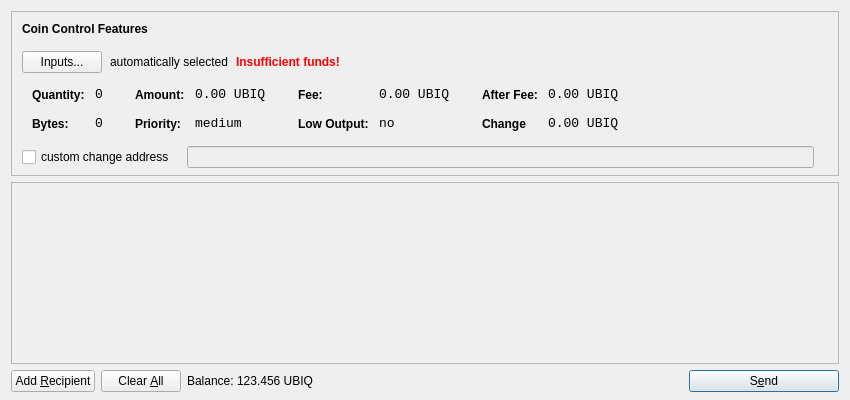
<?xml version="1.0" encoding="UTF-8"?>
<ui version="4.0">
 <class>SendCoinsDialog</class>
 <widget class="QDialog" name="SendCoinsDialog">
  <property name="geometry">
   <rect>
    <x>0</x>
    <y>0</y>
    <width>850</width>
    <height>400</height>
   </rect>
  </property>
  <property name="windowTitle">
   <string>Send Coins</string>
  </property>
  <layout class="QVBoxLayout" name="verticalLayout" stretch="0,1,0">
   <property name="bottomMargin">
    <number>8</number>
   </property>
   <item>
    <widget class="QFrame" name="frameCoinControl">
     <property name="sizePolicy">
      <sizepolicy hsizetype="Expanding" vsizetype="Expanding">
       <horstretch>0</horstretch>
       <verstretch>0</verstretch>
      </sizepolicy>
     </property>
     <property name="maximumSize">
      <size>
       <width>16777215</width>
       <height>16777215</height>
      </size>
     </property>
     <property name="frameShape">
      <enum>QFrame::StyledPanel</enum>
     </property>
     <property name="frameShadow">
      <enum>QFrame::Sunken</enum>
     </property>
     <layout class="QVBoxLayout" name="verticalLayoutCoinControl2">
      <property name="spacing">
       <number>-1</number>
      </property>
      <property name="leftMargin">
       <number>0</number>
      </property>
      <property name="topMargin">
       <number>0</number>
      </property>
      <property name="rightMargin">
       <number>0</number>
      </property>
      <property name="bottomMargin">
       <number>6</number>
      </property>
      <item>
       <layout class="QVBoxLayout" name="verticalLayoutCoinControl" stretch="0,0,0,0,1">
        <property name="spacing">
         <number>0</number>
        </property>
        <property name="leftMargin">
         <number>10</number>
        </property>
        <property name="topMargin">
         <number>10</number>
        </property>
        <item>
         <layout class="QHBoxLayout" name="horizontalLayoutCoinControl1">
          <property name="bottomMargin">
           <number>15</number>
          </property>
          <item>
           <widget class="QLabel" name="labelCoinControlFeatures">
            <property name="sizePolicy">
             <sizepolicy hsizetype="Preferred" vsizetype="Maximum">
              <horstretch>0</horstretch>
              <verstretch>0</verstretch>
             </sizepolicy>
            </property>
            <property name="font">
             <font>
              <weight>75</weight>
              <bold>true</bold>
             </font>
            </property>
            <property name="styleSheet">
             <string notr="true">font-weight:bold;</string>
            </property>
            <property name="text">
             <string>Coin Control Features</string>
            </property>
           </widget>
          </item>
         </layout>
        </item>
        <item>
         <layout class="QHBoxLayout" name="horizontalLayoutCoinControl2" stretch="0,0,0,0">
          <property name="spacing">
           <number>8</number>
          </property>
          <property name="bottomMargin">
           <number>10</number>
          </property>
          <item>
           <widget class="QPushButton" name="pushButtonCoinControl">
            <property name="styleSheet">
             <string notr="true"/>
            </property>
            <property name="text">
             <string>Inputs...</string>
            </property>
           </widget>
          </item>
          <item>
           <widget class="QLabel" name="labelCoinControlAutomaticallySelected">
            <property name="text">
             <string>automatically selected</string>
            </property>
            <property name="margin">
             <number>5</number>
            </property>
           </widget>
          </item>
          <item>
           <widget class="QLabel" name="labelCoinControlInsuffFunds">
            <property name="font">
             <font>
              <weight>75</weight>
              <bold>true</bold>
             </font>
            </property>
            <property name="styleSheet">
             <string notr="true">color:red;font-weight:bold;</string>
            </property>
            <property name="text">
             <string>Insufficient funds!</string>
            </property>
            <property name="margin">
             <number>5</number>
            </property>
           </widget>
          </item>
          <item>
           <spacer name="horizontalSpacerCoinControl">
            <property name="orientation">
             <enum>Qt::Horizontal</enum>
            </property>
            <property name="sizeHint" stdset="0">
             <size>
              <width>40</width>
              <height>1</height>
             </size>
            </property>
           </spacer>
          </item>
         </layout>
        </item>
        <item>
         <widget class="QWidget" name="widgetCoinControl" native="true">
          <property name="sizePolicy">
           <sizepolicy hsizetype="Preferred" vsizetype="Preferred">
            <horstretch>0</horstretch>
            <verstretch>0</verstretch>
           </sizepolicy>
          </property>
          <property name="minimumSize">
           <size>
            <width>0</width>
            <height>0</height>
           </size>
          </property>
          <property name="styleSheet">
           <string notr="true"/>
          </property>
          <layout class="QHBoxLayout" name="horizontalLayoutCoinControl5">
           <property name="margin">
            <number>0</number>
           </property>
           <item>
            <layout class="QHBoxLayout" name="horizontalLayoutCoinControl3" stretch="0,0,0,1">
             <property name="spacing">
              <number>20</number>
             </property>
             <property name="topMargin">
              <number>0</number>
             </property>
             <property name="bottomMargin">
              <number>10</number>
             </property>
             <item>
              <layout class="QFormLayout" name="formLayoutCoinControl1">
               <property name="horizontalSpacing">
                <number>10</number>
               </property>
               <property name="verticalSpacing">
                <number>14</number>
               </property>
               <property name="leftMargin">
                <number>10</number>
               </property>
               <property name="topMargin">
                <number>4</number>
               </property>
               <property name="rightMargin">
                <number>6</number>
               </property>
               <item row="0" column="0">
                <widget class="QLabel" name="labelCoinControlQuantityText">
                 <property name="styleSheet">
                  <string notr="true">font-weight:bold;</string>
                 </property>
                 <property name="text">
                  <string>Quantity:</string>
                 </property>
                 <property name="margin">
                  <number>0</number>
                 </property>
                </widget>
               </item>
               <item row="0" column="1">
                <widget class="QLabel" name="labelCoinControlQuantity">
                 <property name="font">
                  <font>
                   <family>Monospace</family>
                   <pointsize>10</pointsize>
                  </font>
                 </property>
                 <property name="cursor">
                  <cursorShape>IBeamCursor</cursorShape>
                 </property>
                 <property name="contextMenuPolicy">
                  <enum>Qt::ActionsContextMenu</enum>
                 </property>
                 <property name="text">
                  <string>0</string>
                 </property>
                 <property name="margin">
                  <number>0</number>
                 </property>
                 <property name="textInteractionFlags">
                  <set>Qt::LinksAccessibleByMouse|Qt::TextSelectableByKeyboard|Qt::TextSelectableByMouse</set>
                 </property>
                </widget>
               </item>
               <item row="1" column="0">
                <widget class="QLabel" name="labelCoinControlBytesText">
                 <property name="styleSheet">
                  <string notr="true">font-weight:bold;</string>
                 </property>
                 <property name="text">
                  <string>Bytes:</string>
                 </property>
                </widget>
               </item>
               <item row="1" column="1">
                <widget class="QLabel" name="labelCoinControlBytes">
                 <property name="font">
                  <font>
                   <family>Monospace</family>
                   <pointsize>10</pointsize>
                  </font>
                 </property>
                 <property name="cursor">
                  <cursorShape>IBeamCursor</cursorShape>
                 </property>
                 <property name="contextMenuPolicy">
                  <enum>Qt::ActionsContextMenu</enum>
                 </property>
                 <property name="text">
                  <string>0</string>
                 </property>
                 <property name="textInteractionFlags">
                  <set>Qt::LinksAccessibleByMouse|Qt::TextSelectableByKeyboard|Qt::TextSelectableByMouse</set>
                 </property>
                </widget>
               </item>
              </layout>
             </item>
             <item>
              <layout class="QFormLayout" name="formLayoutCoinControl2">
               <property name="horizontalSpacing">
                <number>10</number>
               </property>
               <property name="verticalSpacing">
                <number>14</number>
               </property>
               <property name="leftMargin">
                <number>6</number>
               </property>
               <property name="topMargin">
                <number>4</number>
               </property>
               <property name="rightMargin">
                <number>6</number>
               </property>
               <item row="0" column="0">
                <widget class="QLabel" name="labelCoinControlAmountText">
                 <property name="styleSheet">
                  <string notr="true">font-weight:bold;</string>
                 </property>
                 <property name="text">
                  <string>Amount:</string>
                 </property>
                 <property name="margin">
                  <number>0</number>
                 </property>
                </widget>
               </item>
               <item row="0" column="1">
                <widget class="QLabel" name="labelCoinControlAmount">
                 <property name="font">
                  <font>
                   <family>Monospace</family>
                   <pointsize>10</pointsize>
                  </font>
                 </property>
                 <property name="cursor">
                  <cursorShape>IBeamCursor</cursorShape>
                 </property>
                 <property name="contextMenuPolicy">
                  <enum>Qt::ActionsContextMenu</enum>
                 </property>
                 <property name="text">
                  <string notr="true">0.00 UBIQ</string>
                 </property>
                 <property name="textInteractionFlags">
                  <set>Qt::LinksAccessibleByMouse|Qt::TextSelectableByKeyboard|Qt::TextSelectableByMouse</set>
                 </property>
                </widget>
               </item>
               <item row="1" column="0">
                <widget class="QLabel" name="labelCoinControlPriorityText">
                 <property name="styleSheet">
                  <string notr="true">font-weight:bold;</string>
                 </property>
                 <property name="text">
                  <string>Priority:</string>
                 </property>
                </widget>
               </item>
               <item row="1" column="1">
                <widget class="QLabel" name="labelCoinControlPriority">
                 <property name="font">
                  <font>
                   <family>Monospace</family>
                   <pointsize>10</pointsize>
                  </font>
                 </property>
                 <property name="cursor">
                  <cursorShape>IBeamCursor</cursorShape>
                 </property>
                 <property name="contextMenuPolicy">
                  <enum>Qt::ActionsContextMenu</enum>
                 </property>
                 <property name="text">
                  <string>medium</string>
                 </property>
                 <property name="textInteractionFlags">
                  <set>Qt::LinksAccessibleByMouse|Qt::TextSelectableByKeyboard|Qt::TextSelectableByMouse</set>
                 </property>
                </widget>
               </item>
              </layout>
             </item>
             <item>
              <layout class="QFormLayout" name="formLayoutCoinControl3">
               <property name="horizontalSpacing">
                <number>10</number>
               </property>
               <property name="verticalSpacing">
                <number>14</number>
               </property>
               <property name="leftMargin">
                <number>6</number>
               </property>
               <property name="topMargin">
                <number>4</number>
               </property>
               <property name="rightMargin">
                <number>6</number>
               </property>
               <item row="0" column="0">
                <widget class="QLabel" name="labelCoinControlFeeText">
                 <property name="styleSheet">
                  <string notr="true">font-weight:bold;</string>
                 </property>
                 <property name="text">
                  <string>Fee:</string>
                 </property>
                 <property name="margin">
                  <number>0</number>
                 </property>
                </widget>
               </item>
               <item row="0" column="1">
                <widget class="QLabel" name="labelCoinControlFee">
                 <property name="font">
                  <font>
                   <family>Monospace</family>
                   <pointsize>10</pointsize>
                  </font>
                 </property>
                 <property name="cursor">
                  <cursorShape>IBeamCursor</cursorShape>
                 </property>
                 <property name="contextMenuPolicy">
                  <enum>Qt::ActionsContextMenu</enum>
                 </property>
                 <property name="text">
                  <string notr="true">0.00 UBIQ</string>
                 </property>
                 <property name="textInteractionFlags">
                  <set>Qt::LinksAccessibleByMouse|Qt::TextSelectableByKeyboard|Qt::TextSelectableByMouse</set>
                 </property>
                </widget>
               </item>
               <item row="1" column="0">
                <widget class="QLabel" name="labelCoinControlLowOutputText">
                 <property name="styleSheet">
                  <string notr="true">font-weight:bold;</string>
                 </property>
                 <property name="text">
                  <string>Low Output:</string>
                 </property>
                </widget>
               </item>
               <item row="1" column="1">
                <widget class="QLabel" name="labelCoinControlLowOutput">
                 <property name="font">
                  <font>
                   <family>Monospace</family>
                   <pointsize>10</pointsize>
                  </font>
                 </property>
                 <property name="cursor">
                  <cursorShape>IBeamCursor</cursorShape>
                 </property>
                 <property name="contextMenuPolicy">
                  <enum>Qt::ActionsContextMenu</enum>
                 </property>
                 <property name="text">
                  <string>no</string>
                 </property>
                 <property name="textInteractionFlags">
                  <set>Qt::LinksAccessibleByMouse|Qt::TextSelectableByKeyboard|Qt::TextSelectableByMouse</set>
                 </property>
                </widget>
               </item>
              </layout>
             </item>
             <item>
              <layout class="QFormLayout" name="formLayoutCoinControl4">
               <property name="horizontalSpacing">
                <number>10</number>
               </property>
               <property name="verticalSpacing">
                <number>14</number>
               </property>
               <property name="leftMargin">
                <number>6</number>
               </property>
               <property name="topMargin">
                <number>4</number>
               </property>
               <property name="rightMargin">
                <number>6</number>
               </property>
               <item row="0" column="0">
                <widget class="QLabel" name="labelCoinControlAfterFeeText">
                 <property name="styleSheet">
                  <string notr="true">font-weight:bold;</string>
                 </property>
                 <property name="text">
                  <string>After Fee:</string>
                 </property>
                 <property name="margin">
                  <number>0</number>
                 </property>
                </widget>
               </item>
               <item row="0" column="1">
                <widget class="QLabel" name="labelCoinControlAfterFee">
                 <property name="font">
                  <font>
                   <family>Monospace</family>
                   <pointsize>10</pointsize>
                  </font>
                 </property>
                 <property name="cursor">
                  <cursorShape>IBeamCursor</cursorShape>
                 </property>
                 <property name="contextMenuPolicy">
                  <enum>Qt::ActionsContextMenu</enum>
                 </property>
                 <property name="text">
                  <string notr="true">0.00 UBIQ</string>
                 </property>
                 <property name="textInteractionFlags">
                  <set>Qt::LinksAccessibleByMouse|Qt::TextSelectableByKeyboard|Qt::TextSelectableByMouse</set>
                 </property>
                </widget>
               </item>
               <item row="1" column="0">
                <widget class="QLabel" name="labelCoinControlChangeText">
                 <property name="styleSheet">
                  <string notr="true">font-weight:bold;</string>
                 </property>
                 <property name="text">
                  <string>Change</string>
                 </property>
                </widget>
               </item>
               <item row="1" column="1">
                <widget class="QLabel" name="labelCoinControlChange">
                 <property name="font">
                  <font>
                   <family>Monospace</family>
                   <pointsize>10</pointsize>
                  </font>
                 </property>
                 <property name="cursor">
                  <cursorShape>IBeamCursor</cursorShape>
                 </property>
                 <property name="contextMenuPolicy">
                  <enum>Qt::ActionsContextMenu</enum>
                 </property>
                 <property name="text">
                  <string notr="true">0.00 UBIQ</string>
                 </property>
                 <property name="textInteractionFlags">
                  <set>Qt::LinksAccessibleByMouse|Qt::TextSelectableByKeyboard|Qt::TextSelectableByMouse</set>
                 </property>
                </widget>
               </item>
              </layout>
             </item>
            </layout>
           </item>
          </layout>
         </widget>
        </item>
        <item>
         <layout class="QHBoxLayout" name="horizontalLayoutCoinControl4" stretch="0,0,0">
          <property name="spacing">
           <number>12</number>
          </property>
          <property name="sizeConstraint">
           <enum>QLayout::SetDefaultConstraint</enum>
          </property>
          <property name="topMargin">
           <number>5</number>
          </property>
          <property name="rightMargin">
           <number>5</number>
          </property>
          <item>
           <widget class="QCheckBox" name="checkBoxCoinControlChange">
            <property name="text">
             <string>custom change address</string>
            </property>
           </widget>
          </item>
          <item>
           <widget class="QLineEdit" name="lineEditCoinControlChange">
            <property name="enabled">
             <bool>false</bool>
            </property>
            <property name="sizePolicy">
             <sizepolicy hsizetype="Expanding" vsizetype="Fixed">
              <horstretch>0</horstretch>
              <verstretch>0</verstretch>
             </sizepolicy>
            </property>
           </widget>
          </item>
          <item>
           <widget class="QLabel" name="labelCoinControlChangeLabel">
            <property name="sizePolicy">
             <sizepolicy hsizetype="Preferred" vsizetype="Expanding">
              <horstretch>0</horstretch>
              <verstretch>0</verstretch>
             </sizepolicy>
            </property>
            <property name="minimumSize">
             <size>
              <width>0</width>
              <height>0</height>
             </size>
            </property>
            <property name="text">
             <string/>
            </property>
            <property name="margin">
             <number>3</number>
            </property>
           </widget>
          </item>
         </layout>
        </item>
        <item>
         <spacer name="verticalSpacerCoinControl">
          <property name="orientation">
           <enum>Qt::Vertical</enum>
          </property>
          <property name="sizeHint" stdset="0">
           <size>
            <width>800</width>
            <height>1</height>
           </size>
          </property>
         </spacer>
        </item>
       </layout>
      </item>
     </layout>
    </widget>
   </item>
   <item>
    <widget class="QScrollArea" name="scrollArea">
     <property name="widgetResizable">
      <bool>true</bool>
     </property>
     <widget class="QWidget" name="scrollAreaWidgetContents">
      <property name="geometry">
       <rect>
        <x>0</x>
        <y>0</y>
        <width>830</width>
        <height>165</height>
       </rect>
      </property>
      <layout class="QVBoxLayout" name="verticalLayout_2">
       <property name="margin">
        <number>0</number>
       </property>
       <item>
        <layout class="QVBoxLayout" name="entries">
         <property name="spacing">
          <number>6</number>
         </property>
        </layout>
       </item>
       <item>
        <spacer name="verticalSpacer">
         <property name="orientation">
          <enum>Qt::Vertical</enum>
         </property>
         <property name="sizeHint" stdset="0">
          <size>
           <width>20</width>
           <height>40</height>
          </size>
         </property>
        </spacer>
       </item>
      </layout>
     </widget>
    </widget>
   </item>
   <item>
    <layout class="QHBoxLayout" name="horizontalLayout">
     <item>
      <widget class="QPushButton" name="addButton">
       <property name="toolTip">
        <string>Send to multiple recipients at once</string>
       </property>
       <property name="text">
        <string>Add &amp;Recipient</string>
       </property>
       <property name="autoDefault">
        <bool>false</bool>
       </property>
      </widget>
     </item>
     <item>
      <widget class="QPushButton" name="clearButton">
       <property name="sizePolicy">
        <sizepolicy hsizetype="Minimum" vsizetype="Fixed">
         <horstretch>0</horstretch>
         <verstretch>0</verstretch>
        </sizepolicy>
       </property>
       <property name="toolTip">
        <string>Remove all transaction fields</string>
       </property>
       <property name="text">
        <string>Clear &amp;All</string>
       </property>
       <property name="autoRepeatDelay">
        <number>300</number>
       </property>
       <property name="autoDefault">
        <bool>false</bool>
       </property>
      </widget>
     </item>
     <item>
      <layout class="QHBoxLayout" name="horizontalLayout_2">
       <property name="spacing">
        <number>3</number>
       </property>
       <item>
        <widget class="QLabel" name="label">
         <property name="sizePolicy">
          <sizepolicy hsizetype="Preferred" vsizetype="Fixed">
           <horstretch>0</horstretch>
           <verstretch>0</verstretch>
          </sizepolicy>
         </property>
         <property name="text">
          <string>Balance:</string>
         </property>
        </widget>
       </item>
       <item>
        <widget class="QLabel" name="labelBalance">
         <property name="sizePolicy">
          <sizepolicy hsizetype="Preferred" vsizetype="Fixed">
           <horstretch>0</horstretch>
           <verstretch>0</verstretch>
          </sizepolicy>
         </property>
         <property name="cursor">
          <cursorShape>IBeamCursor</cursorShape>
         </property>
         <property name="text">
          <string>123.456 UBIQ</string>
         </property>
         <property name="textInteractionFlags">
          <set>Qt::LinksAccessibleByMouse|Qt::TextSelectableByKeyboard|Qt::TextSelectableByMouse</set>
         </property>
        </widget>
       </item>
      </layout>
     </item>
     <item>
      <spacer name="horizontalSpacer">
       <property name="orientation">
        <enum>Qt::Horizontal</enum>
       </property>
       <property name="sizeHint" stdset="0">
        <size>
         <width>40</width>
         <height>20</height>
        </size>
       </property>
      </spacer>
     </item>
     <item>
      <widget class="QPushButton" name="sendButton">
       <property name="minimumSize">
        <size>
         <width>150</width>
         <height>0</height>
        </size>
       </property>
       <property name="toolTip">
        <string>Confirm the send action</string>
       </property>
       <property name="text">
        <string>S&amp;end</string>
       </property>
       <property name="icon">
        <iconset resource="../bitcoin.qrc">
         <normaloff>:/icons/send</normaloff>:/icons/send</iconset>
       </property>
       <property name="default">
        <bool>true</bool>
       </property>
      </widget>
     </item>
    </layout>
   </item>
  </layout>
 </widget>
 <resources>
  <include location="../bitcoin.qrc"/>
 </resources>
 <connections/>
</ui>
